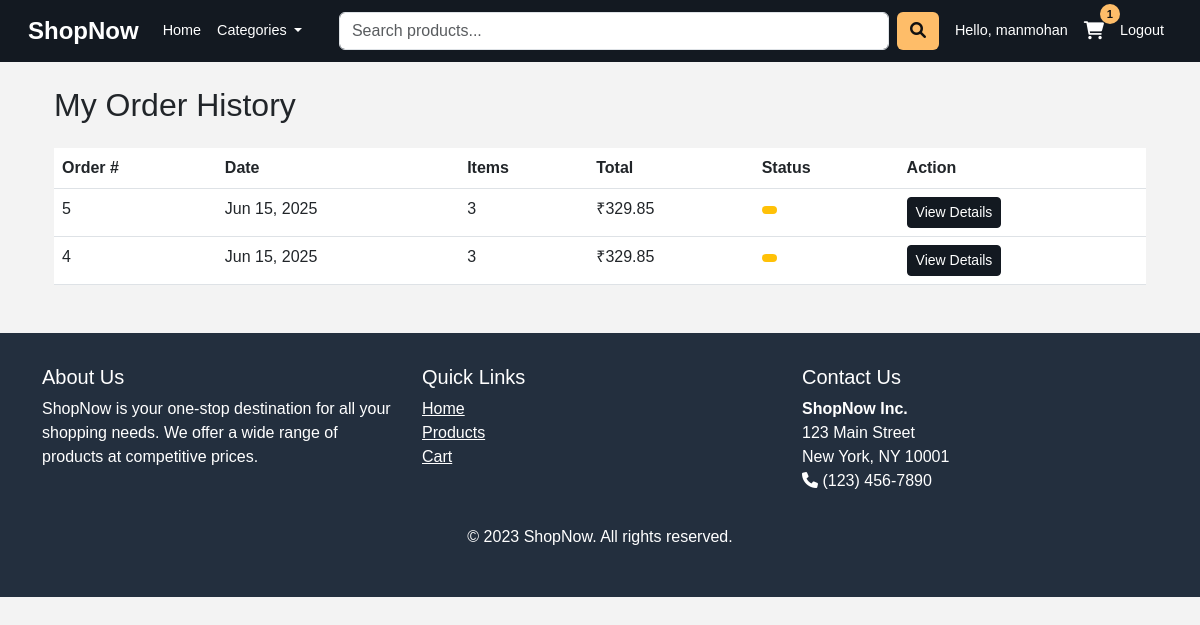
Page /orders/ (signed in) on the committed database.
### shop/models.py (models this page shows, shortened)
class Order(models.Model):
    PAYMENT_CHOICES = [
        ('COD', 'Cash on Delivery'),
        ('RAZORPAY', 'Razorpay'),
    ]
    user = models.ForeignKey(User, on_delete=models.CASCADE)
    products = models.ManyToManyField(Product, through='OrderItem')
    total_amount = models.DecimalField(max_digits=10, decimal_places=2)
    payment_method = models.CharField(max_length=20, choices=PAYMENT_CHOICES)
    razorpay_order_id = models.CharField(max_length=100, blank=True, null=True)
    payment_status = models.CharField(max_length=20, default='pending')
    created_at = models.DateTimeField(auto_now_add=True)
    class Meta:
        ordering = ['-created_at']
    def get_total_items(self):
        return sum(item.quantity for item in self.orderitem_set.all())

class OrderItem(models.Model):
    order = models.ForeignKey(Order, on_delete=models.CASCADE)
    product = models.ForeignKey(Product, on_delete=models.CASCADE)
    quantity = models.PositiveIntegerField()
    price = models.DecimalField(max_digits=10, decimal_places=2)

### shop/views.py (the view)
# urls.py: path('orders/', views.order_history, name='order_history'),
@login_required
def order_history(request):
    orders = Order.objects.filter(user=request.user).order_by('-created_at')
    return render(request, 'shop/order_history.html', {'orders': orders})

### shop/context_processors.py (called while the page is built)
def cart_items_count(request):
    if request.user.is_authenticated:
        count = Cart.objects.filter(user=request.user).count()
    else:
        count = 0
    return {'cart_items_count': count}

### templates/shop/order_history.html (shortened to what this page needs)
{% extends "shop/base.html" %}
{% block content %}
<div class="container mt-4">
    <h2>My Order History</h2>
    {% if orders %}
    <div class="table-responsive mt-4">
        <table class="table">
            <thead>
                <tr>
                    <th>Order #</th>
                    <th>Date</th>
                    <th>Items</th>
                    <th>Total</th>
                    <th>Status</th>
                    <th>Action</th>
                </tr>
            </thead>
            <tbody>
                {% for order in orders %}
                <tr>
                    <td>{{ order.id }}</td>
                    <td>{{ order.created_at|date:"M d, Y" }}</td>
                    <td>{{ order.get_total_items }}</td>
                    <td>₹{{ order.total_amount }}</td>
                    <td>
                        <span class="badge
                            {% if order.payment_status == 'completed' %}bg-success
                            {% elif order.payment_status == 'pending' %}bg-warning
                            {% else %}bg-secondary{% endif %}">
                        </span>
                    </td>
                    <td>
                        <a href="{% url 'order_detail' order.id %}" class="btn btn-sm btn-primary">
                            View Details
                        </a>
                    </td>
                </tr>
                {% endfor %}
            </tbody>
        </table>
    </div>
    {% else %}
    <div class="alert alert-info mt-4">
        You haven't placed any orders yet.
        <a href="{% url 'home' %}" class="alert-link">Start shopping</a>
    </div>
    {% endif %}
</div>
{% endblock %}

### templates/shop/base.html (shortened to what this page needs)
<!DOCTYPE html>
<html lang="en">
<head>
    <link href="https://cdn.jsdelivr.net/npm/bootstrap@5.3.0/dist/css/bootstrap.min.css" rel="stylesheet">
    <link rel="stylesheet" href="https://cdnjs.cloudflare.com/ajax/libs/font-awesome/6.0.0/css/all.min.css">
    <link rel="stylesheet" href="https://cdnjs.cloudflare.com/ajax/libs/animate.css/4.1.1/animate.min.css">
</head>
<body>
    <nav class="navbar navbar-expand-lg navbar-dark">
        <div class="container-fluid">
            <a class="navbar-brand" href="{% url 'home' %}">ShopNow</a>
            <div class="collapse navbar-collapse" id="navbarNav">
                <ul class="navbar-nav me-auto">
                    <li class="nav-item">
                        <a class="nav-link" href="{% url 'home' %}">Home</a>
                    </li>
                    <li class="nav-item dropdown">
                        <a class="nav-link dropdown-toggle" href="#" id="navbarDropdown" role="button" data-bs-toggle="dropdown">
                            Categories
                        </a>
                    </li>
                </ul>
                <form class="d-flex search-box mx-2" action="{% url 'home' %}" method="GET">
                    <input class="form-control me-2" type="search" name="q" placeholder="Search products..." value="{{ request.GET.q }}">
                    <button class="btn search-btn" type="submit"><i class="fas fa-search"></i></button>
                </form>
                <ul class="navbar-nav">
                    {% if user.is_authenticated %}
                        <li class="nav-item">
                            <a class="nav-link" href="#">Hello, {{ user.username }}</a>
                        </li>
                        <li class="nav-item">
                            <a class="nav-link cart-icon" href="{% url 'cart' %}">
                                <span class="cart-count">{{ cart_items_count }}</span>
                            </a>
                        </li>
                        <li class="nav-item">
                            <a class="nav-link" href="{% url 'logout' %}">Logout</a>
                        </li>
                    {% endif %}
                </ul>
            </div>
        </div>
    </nav>
    <div class="container mt-4">
        {% block content %}{% endblock %}
    </div>
    <footer class="footer">
        <div class="container">
            <div class="row">
                <div class="col-md-4">
                    <h5>About Us</h5>
                    <p>ShopNow is your one-stop destination for all your shopping needs. We offer a wide range of products at competitive prices.</p>
                </div>
                <div class="col-md-4">
                    <h5>Quick Links</h5>
                    <ul class="list-unstyled">
                        <li><a href="#" class="text-white">Home</a></li>
                        <li><a href="#" class="text-white">Products</a></li>
                        <li><a href="#" class="text-white">Cart</a></li>
                    </ul>
                </div>
                <div class="col-md-4">
                    <h5>Contact Us</h5>
                    <address>
                        <strong>ShopNow Inc.</strong><br>
                        123 Main Street<br>
                        New York, NY 10001<br>
                        <i class="fas fa-phone"></i> (123) 456-7890
                    </address>
                </div>
            </div>
            <div class="text-center mt-3">
                <p>&copy; 2023 ShopNow. All rights reserved.</p>
            </div>
        </div>
    </footer>
</body>
</html>

### templates/shop/base.html (style rules this page uses)
:root { --primary-color: #131921; --secondary-color: #232f3e; --accent-color: #febd69; --light-color: #f5f5f5; }
body { font-family: 'Amazon Ember', Arial, sans-serif; background-color: #f3f3f3; }
.navbar { background-color: var(--primary-color) !important; padding: 0.5rem 1rem; }
.navbar-brand { font-weight: bold; font-size: 1.5rem; }
.nav-link { color: white !important; font-size: 0.9rem; }
.search-box { width: 100%; max-width: 600px; }
.search-btn { background-color: var(--accent-color); color: #111; }
.cart-icon { position: relative; }
.cart-count { position: absolute; top: -8px; right: -8px; background-color: var(--accent-color); color: #111; border-radius: 50%; width: 20px; height: 20px; display: flex; align-items: center; justify-content: center; font-size: 0.7rem; font-weight: bold; }
.footer { background-color: var(--secondary-color); color: white; padding: 2rem 0; margin-top: 2rem; }
.btn-primary { background-color: var(--primary-color); border-color: var(--primary-color); }

### rows in the picture
Order: id "5", created_at "Jun 15, 2025", get_total_items "3", total_amount "329.85"
Order: id "4", created_at "Jun 15, 2025", get_total_items "3", total_amount "329.85"

### other values in the picture
{{ user.username }} "manmohan"
{{ cart_items_count }} "1"
